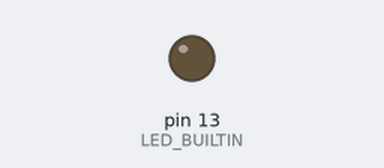
Simulated run of this sketch. Board: Arduino Mega 2560, built with avr-gcc and run on an emulated ATmega2560. Parts: output pins drawn as LEDs (lit = HIGH). Pins used as bus, display or sensor lines are not drawn.

Above: at 5.0 s.
Timing chart, 0 to 13.0 s (numbered marks = the images above):
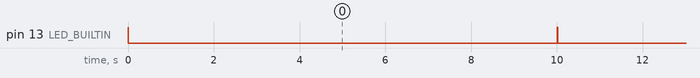

Measured:
- by itself, pin 13 (LED_BUILTIN): alternates HIGH for 0.01 s and LOW for 10.0 s

The sketch:

MAX485_Sender.ino
```cpp
#define SSerialTxControl 3   //TX컨트롤핀

#define RS485Transmit    HIGH
#define RS485Receive     LOW

#define Pin13LED         13

int byteReceived;
int byteSend;

void setup()
{
  pinMode(LED_BUILTIN, OUTPUT);
  pinMode(SSerialTxControl, OUTPUT);

  digitalWrite(SSerialTxControl, RS485Transmit);  // 송신모드
  // Tx컨트롤을 이용해 수신받을지 발신할 지를 구분합니다.
  // 수신모드 - LOW
  // 발신모드 - HIGH
  Serial1.begin(115200);   // 보드레이트를 설정합니다.
}

void loop()
{
  digitalWrite(LED_BUILTIN, HIGH);
  Serial1.write(0x02);
  Serial1.write(0x16);
  Serial1.write(0x03);          // 데이터 전송
  delay(10);
    digitalWrite(LED_BUILTIN, LOW);

  delay(10000);

}
```
